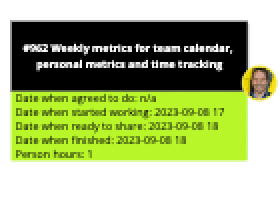
#> input picture tests/data/1_kanban_cards_width_140px_height_100px_resolution_144dpi.png, 140 x 100 px (shown 2 times larger)
$ python count_cards_in_image.py
#> lines starting #> are read from the running program, lines starting #| are printed output that depends on the picture; after the words box and inside, x2 and y2 are one past the last pixel; in counts of white or black regions, pixels touching at a corner belong together
import cv2 as cv
import numpy as np
import matplotlib.pyplot as plt


def count_cards_in_image(path):
    # read HSV image
    bgr_input = cv.imread(path.__str__())
#> bgr_input is the input picture: shape (100, 140, 3); mean B, G, R 121.2, 176.2, 160.3
    hsv_input = cv.cvtColor(bgr_input, cv.COLOR_BGR2HSV)
#> hsv_input: shape (100, 140, 3); mean H, S, V 12.6, 64.7, 176.6

    # identify the metrics area (green box)
    boxes_with_text = cv.inRange(hsv_input, (35, 50, 50), (70, 255, 255))
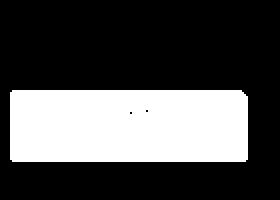
#> boxes_with_text: shape (100, 140) (shown 2 times larger); 30.5% white; 1 white region, box (x1, y1, x2, y2) and area: (5, 45, 124, 81) 4273

    # remove the text and other small artifacts
    boxes = boxes_with_text

    # Close cracked borders of boxes
    kernel = np.ones((3, 3), np.uint8)
    boxes = cv.dilate(boxes, kernel, iterations=1)
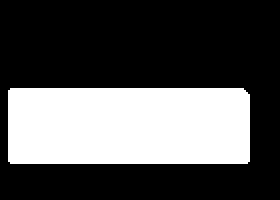
#> boxes: shape (100, 140) (shown 2 times larger); 32.8% white; 1 white region, box (x1, y1, x2, y2) and area: (4, 44, 125, 82) 4589

    # Remove small artifacts, e.g. checkboxes, wrong colored pixels
    kernel = np.ones((5, 5), np.uint8)
    boxes = cv.erode(boxes, kernel, iterations=2)
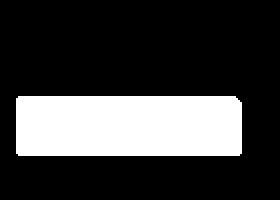
#> boxes: shape (100, 140) (shown 2 times larger); 24.1% white; 1 white region, box (x1, y1, x2, y2) and area: (8, 48, 121, 78) 3381

    # Remove text from inside boxes
    kernel = np.ones((11, 11), np.uint8)
    boxes = cv.dilate(boxes, kernel, iterations=1)
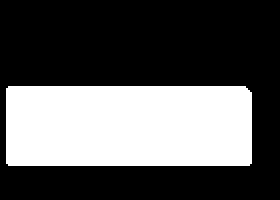
#> boxes: shape (100, 140) (shown 2 times larger); 35.1% white; 1 white region, box (x1, y1, x2, y2) and area: (3, 43, 126, 83) 4911

    # identify the bounding borders of the filled boxes
    borders = cv.Canny(boxes, 50, 200)
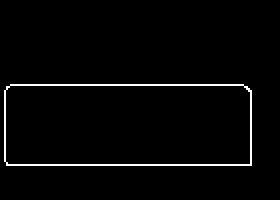
#> borders: shape (100, 140) (shown 2 times larger); 2.3% white in thin lines or dots, all inside (x1, y1, x2, y2) = (2, 42, 126, 83)

    # Debugging aid - uncomment to display an image
    # plt.imshow(borders, cmap="gray")
    # plt.show()

    # identify outer contours to count number of boxes
    contours, _ = cv.findContours(borders, cv.RETR_EXTERNAL, cv.CHAIN_APPROX_NONE)
#> contours = 1 contour; box (x1, y1, x2, y2) and area: (2, 42, 126, 83) 4909
    number_of_boxes = len(contours)
#> number_of_boxes = 1

    # display result
    return number_of_boxes


if __name__ == "__main__":
    images = [
        "../../tests/data/1_kanban_cards_width_140px_height_100px_resolution_144dpi.png",
        "../../tests/data/2_kanban_cards_1_blocker_width_239px_height_236px_resolution_96dpi.png",
        "../../tests/data/11_kanban_cards_width_640px_height_480px_resolution_96dpi.png",
        "../../tests/data/full_kanban_board_width_808px_height_959px_resolution_96dpi.png",
    ]

    for image in images:
        number_of_cards = count_cards_in_image(image)
#> number_of_cards = 1
        print(f"{image} contains {number_of_cards} cards")
#| ../../tests/data/1_kanban_cards_width_140px_height_100px_resolution_144dpi.png contains 1 cards
#> pass 2 of the loop `for image in images:`:
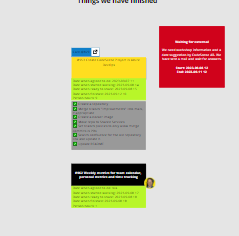
#> input picture tests/data/2_kanban_cards_1_blocker_width_239px_height_236px_resolution_96dpi.png, 239 x 236 px
#> in count_cards_in_image, bgr_input is the input picture: shape (236, 239, 3); mean B, G, R 187, 202.1, 212.7
#> hsv_input: shape (236, 239, 3); mean H, S, V 17.9, 38.4, 217.4
#> in count_cards_in_image (call 2), `boxes_with_text = cv.inRange(hsv_input, (35, 50, 50), (70, 255, 255))`:
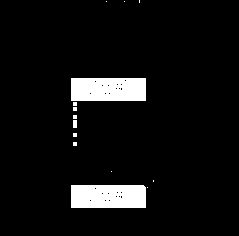
#> boxes_with_text: shape (236, 239); 6.3% white; 14 white regions (11 under 20 px), largest, box (x1, y1, x2, y2) and area: (71, 78, 146, 101) 1712, (71, 185, 146, 208) 1710, (73, 120, 77, 128) 32
#> in count_cards_in_image (call 2), `borders = cv.Canny(boxes, 50, 200)`:
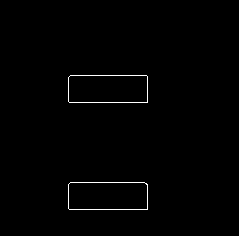
#> borders: shape (236, 239); 0.74% white in thin lines or dots, all inside (x1, y1, x2, y2) = (68, 75, 148, 210)
#> contours = 2 contours; box (x1, y1, x2, y2) and area: (68, 75, 148, 103) 2130, (68, 182, 148, 210) 2128
#> number_of_boxes = 2
#| ../../tests/data/2_kanban_cards_1_blocker_width_239px_height_236px_resolution_96dpi.png contains 2 cards
#> pass 3 of the loop `for image in images:`:
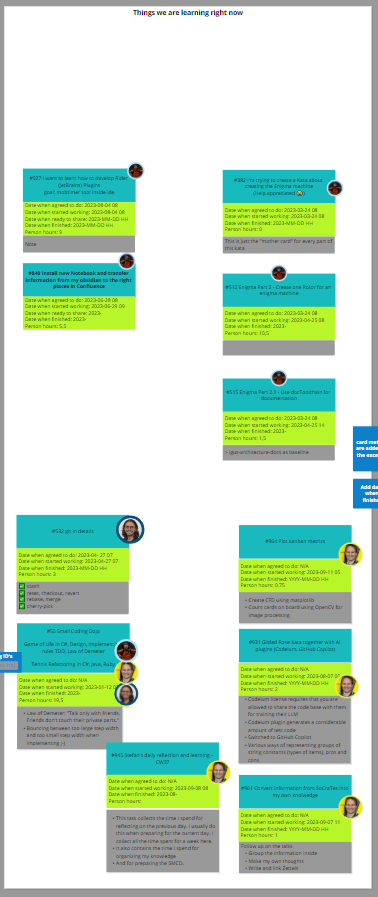
#> input picture tests/data/11_kanban_cards_width_640px_height_480px_resolution_96dpi.png, 378 x 897 px
#> in count_cards_in_image, bgr_input is the input picture: shape (897, 378, 3); mean B, G, R 201.6, 224.2, 197.8
#> hsv_input: shape (897, 378, 3); mean H, S, V 19.4, 56.3, 225.8
#> in count_cards_in_image (call 3), `boxes_with_text = cv.inRange(hsv_input, (35, 50, 50), (70, 255, 255))`:
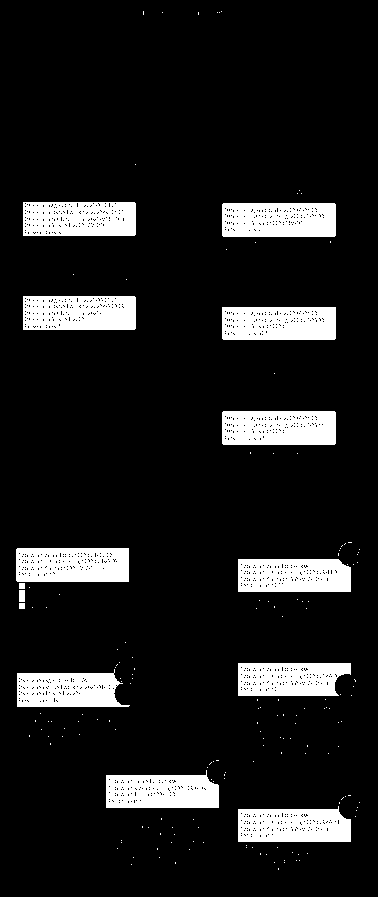
#> boxes_with_text: shape (897, 378); 11.6% white; 170 white regions (156 under 20 px), largest, box (x1, y1, x2, y2) and area: (222, 411, 336, 445) 3737, (222, 203, 336, 237) 3726, (16, 548, 129, 582) 3683
#> in count_cards_in_image (call 3), `borders = cv.Canny(boxes, 50, 200)`:
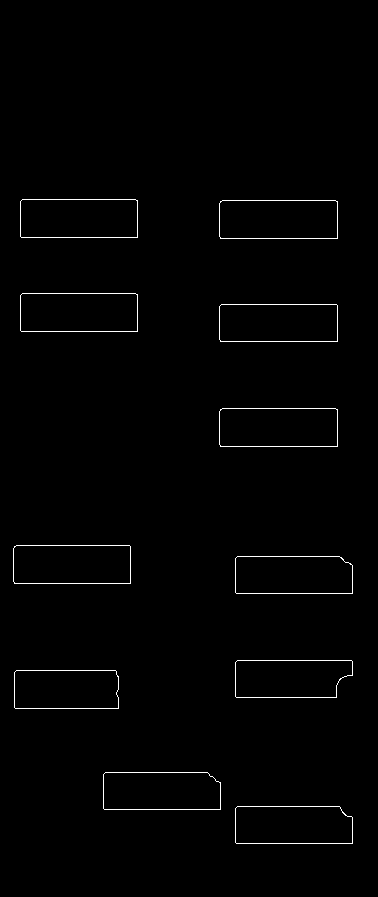
#> borders: shape (897, 378); 0.98% white in thin lines or dots, all inside (x1, y1, x2, y2) = (13, 199, 353, 844)
#> contours = 11 contours; largest, box (x1, y1, x2, y2) and area: (219, 408, 338, 447) 4477, (219, 200, 338, 239) 4477, (20, 293, 138, 332) 4442, (20, 199, 138, 238) 4442, (13, 545, 131, 584) 4440
#> number_of_boxes = 11
#| ../../tests/data/11_kanban_cards_width_640px_height_480px_resolution_96dpi.png contains 11 cards
#> the loop made 4 passes; the first 3 are shown
